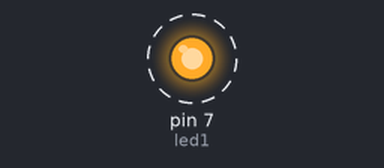
The sketch below on a simulated Arduino Uno, built with avr-gcc and run on an emulated ATmega328P. Shown: output pins drawn as LEDs (lit = HIGH). Dashed ring = blinking.

Above: at 0.07 s.
Timing chart, 0 to 3.0 s (numbered marks = the images above):
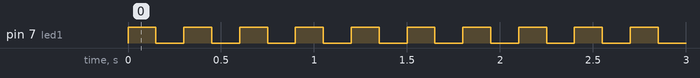

The sketch:

sketch_jan7a_blink.ino
```cpp
int led1=7;

void setup()
{
 //pinMode(pin,mode);
 pinMode(7,OUTPUT);

}

void loop()
{
  digitalWrite(led1,HIGH);
  delay(150);
  digitalWrite(led1,LOW);
  delay(150);
 }
```

Measured:
- by itself, pin 7 (led1): alternates HIGH for 0.15 s and LOW for 0.15 s
